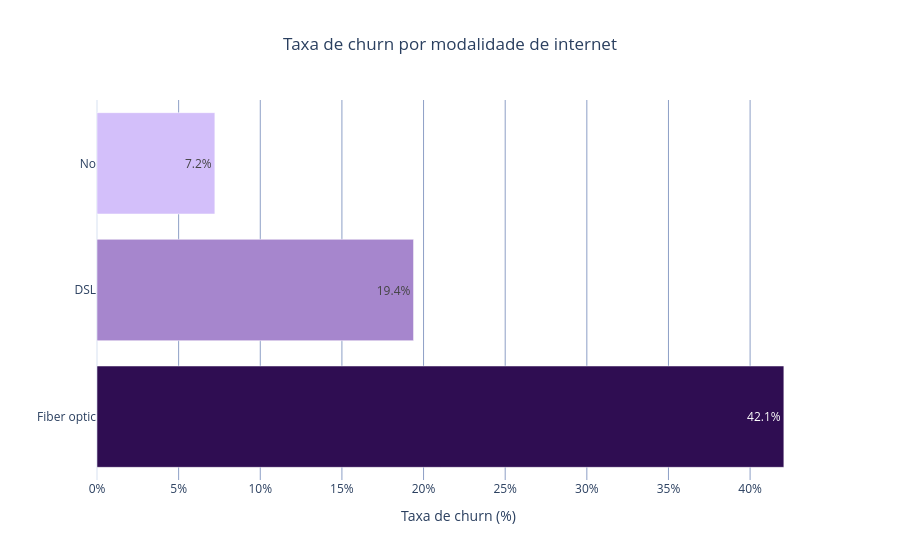

Write notebook code for a chart like this one.
### Markdown cell above
A modalidade de pagamento apresenta diferenças relevantes no comportamento da carteira. O cheque eletrônico (Electronic check) concentra a maior taxa de cancelamento, com 45,13%, enquanto os pagamentos automáticos por transferência bancária e cartão de crédito apresentam taxas de 17,17% e 15,56%, respectivamente. Esse resultado permite identificar um grupo que merece investigação específica, especialmente para compreender se existem dificuldades no processo de pagamento, problemas de cobrança ou menor conveniência nessa modalidade. Para a Terra Signal, uma oportunidade seria avaliar a experiência de pagamento dos clientes que utilizam cheque eletrônico e testar incentivos para a adoção de modalidades automáticas. A intenção não deve ser simplesmente substituir o método utilizado, mas compreender os fatores que podem estar relacionados à maior ocorrência de cancelamentos.

### Code cell
gold_churn_internet = tabela_taxa_por_categoria(df_gold, "ServicoInternet", "ServicoInternet")
display(gold_churn_internet)

fig = px.bar(
    gold_churn_internet, x="TaxaChurnPct", y="ServicoInternet", orientation="h",
    text=gold_churn_internet["TaxaChurnPct"].map(lambda x: f"{x:.1f}%"),
    custom_data=["Clientes", "Cancelamentos"], color="TaxaChurnPct", color_continuous_scale=[
    "#D3BFFA",
    "#B299D6",
    "#9569C0",
    "#72459C",
    "#2F0D52"
],
    title="Taxa de churn por modalidade de internet",
    labels={"TaxaChurnPct": "Taxa de churn (%)", "ServicoInternet": "Serviço de internet"},
    template="plotly_white"
)
fig.update_traces(hovertemplate="<b>%{y}</b><br>Taxa de churn: %{x:.1f}%<br>Clientes: %{customdata[0]:,}<br>Cancelamentos: %{customdata[1]:,}<extra></extra>")
fig.update_layout(title_x=0.5, coloraxis_showscale=False, xaxis=dict(ticksuffix="%", gridcolor="#8D9FC6"), yaxis_title="")
fig.show()

### Figure 1 — Plotly figure (JSON) as saved in the notebook; plotly's stock layout.template omitted (floating-point values rounded to 4 significant figures)
{"data": [{"customdata": [[2477, 1042], [1924, 373], [1233, 89]], "hovertemplate": "<b>%{y}</b><br>Taxa de churn: %{x:.1f}%<br>Clientes: %{customdata[0]:,}<br>Cancelamentos: %{customdata[1]:,}<extra></extra>", "legendgroup": "", "marker": {"color": [42.07, 19.39, 7.218], "coloraxis": "coloraxis", "pattern": {"shape": ""}}, "name": "", "orientation": "h", "showlegend": false, "text": ["42.1%", "19.4%", "7.2%"], "textposition": "auto", "type": "bar", "x": [42.07, 19.39, 7.218], "xaxis": "x", "y": ["Fiber optic", "DSL", "No"], "yaxis": "y"}], "layout": {"barmode": "relative", "coloraxis": {"autocolorscale": false, "colorbar": {"title": {"text": "Taxa de churn (%)"}}, "colorscale": [[0, "#D3BFFA"], [0.25, "#B299D6"], [0.5, "#9569C0"], [0.75, "#72459C"], [1, "#2F0D52"]], "showscale": false}, "legend": {"tracegroupgap": 0}, "title": {"text": "Taxa de churn por modalidade de internet", "x": 0.5}, "xaxis": {"anchor": "y", "domain": [0, 1], "gridcolor": "#8D9FC6", "ticksuffix": "%", "title": {"text": "Taxa de churn (%)"}}, "yaxis": {"anchor": "x", "domain": [0, 1], "title": {"text": ""}}}}
